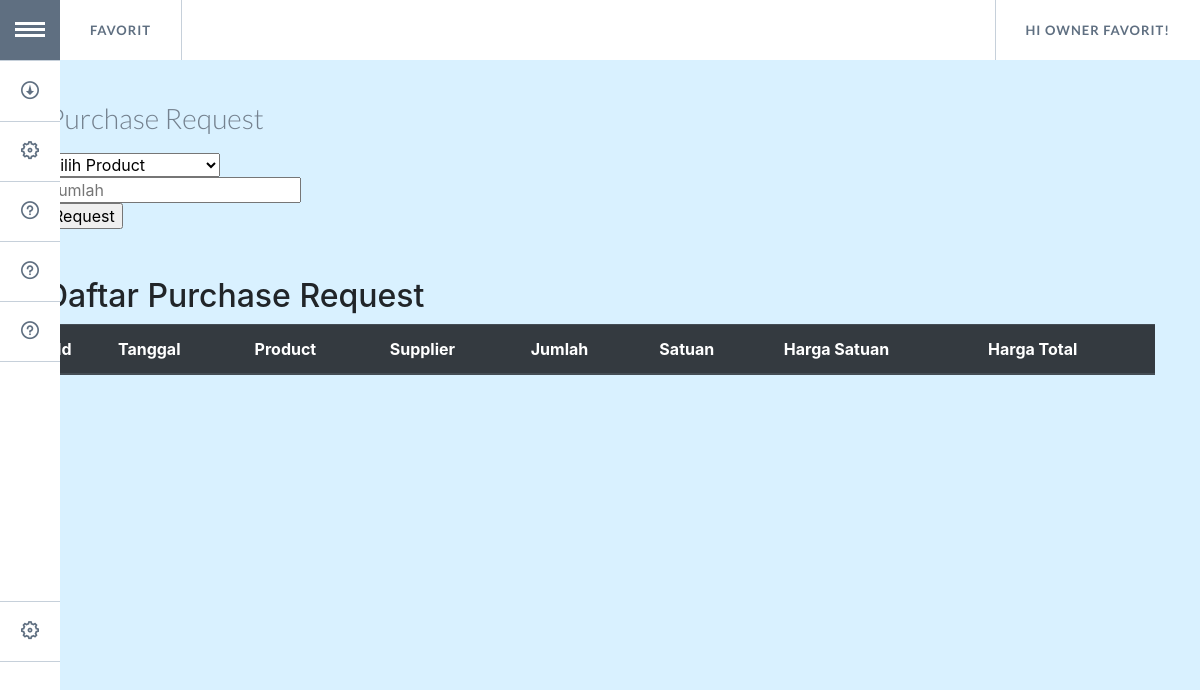
/request.php (signed in), run on an earlier commit of the app's database.
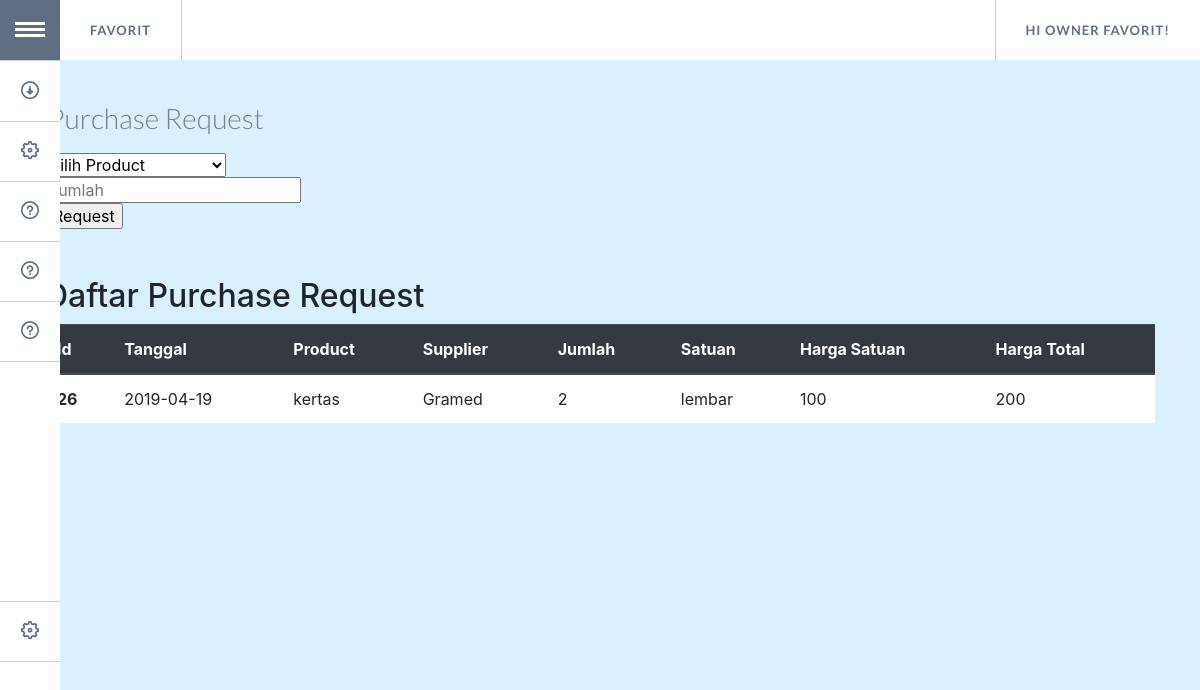
And on a later commit of the database.
### tables this page shows
CREATE TABLE `user` (
  `id_user` int(20) NOT NULL,
  `username` varchar(20) NOT NULL,
  `password` varchar(10) NOT NULL,
  `nama` varchar(20) NOT NULL
);

CREATE TABLE `purchase_order` (
  `id_demand` int(5) NOT NULL,
  `tgl` date NOT NULL,
  `id_item` int(5) NOT NULL,
  `qty_demand` int(10) NOT NULL,
  `sum_demand` int(20) NOT NULL,
  `status` int(1) NOT NULL
);

CREATE TABLE `product` (
  `id_item` int(5) NOT NULL,
  `id_supplier` int(5) NOT NULL,
  `nama_item` varchar(50) NOT NULL,
  `jumlah_item` int(250) NOT NULL,
  `satuan` varchar(7) NOT NULL,
  `harga_satuan` int(20) NOT NULL
);

CREATE TABLE `suppliers` (
  `id_supplier` int(5) NOT NULL,
  `nama_supplier` varchar(40) NOT NULL,
  `email` varchar(60) DEFAULT NULL,
  `alamat` varchar(100) DEFAULT NULL,
  `no_hp` int(14) DEFAULT NULL,
  `sisa_tagihan` int(20) DEFAULT NULL
);

### request.php (the view, shortened to what this page needs)
<!DOCTYPE html>
<html lang="en" class="no-js">
	<head>
        <link rel="stylesheet" href="https://stackpath.bootstrapcdn.com/bootstrap/4.3.1/css/bootstrap.min.css">
		<link rel="stylesheet" type="text/css" href="assets/GoogleNexusWebsiteMenu/css/normalize.css" />
		<link rel="stylesheet" type="text/css" href="assets/GoogleNexusWebsiteMenu/css/style.css" />
		<link rel="stylesheet" type="text/css" href="assets/GoogleNexusWebsiteMenu/css/component.css" />
	</head>
	<body>
	<?php
	include 'koneksi_model.php';
	if (!isset($_SESSION["sukses"]) and !isset($_SESSION["username"]) and !isset($_SESSION["password"])) {
		die("silahkan login <a href='login_page.php'>disini</a>");
	}else
		{
			$sql= "SELECT nama FROM user WHERE username='".$_SESSION["username"]."'";
			$query= mysqli_query($conn,$sql);
			$result= mysqli_fetch_array($query);
			$hello = $result[0];
		}
?>
		<div class="container">
			<ul id="gn-menu" class="gn-menu-main">
				<li class="gn-trigger">
					<a class="gn-icon gn-icon-menu"><span>Menu</span></a>
					<nav class="gn-menu-wrapper">
						<div class="gn-scroller">
							<ul class="gn-menu">
								<li><a class="gn-icon gn-icon-download" href='hutang.php'>Account Payable</a></li>
								<li><a class="gn-icon gn-icon-cog" href='Request.php'>Purchase Request</a></li>
								<li><a class="gn-icon gn-icon-help" href='produk.php'>Product</a></li>
								<li><a class="gn-icon gn-icon-help" href='supplier.php'>Supplier</a></li>
								<li><a class="gn-icon gn-icon-help"href='acc.php'>Approval</a></li>
								<li><br><br><br><br></li>
								<li><a class="gn-icon gn-icon-cog" href='logout.php'>Logout</a></li>
							</ul>
						</div>
					</nav>
				</li>
				<li><a href='mainMenu.php'>Favorit</a></li>
				<li><a><span>Hi <?php echo $hello ?>!</span></a></li>
			</ul>
			<header>
				<h1> <span>Purchase Request</span></h1>
			</header>
			<div>
			<select name="request" form="request">
			<option  selected value="">Pilih Product</option>
			</select>
			<form method="POST" class="mainform" enctype="multipart/form-data" id="request">
			<input type="number" name="qty_demand" placeholder="Jumlah" min="1">
			<br>
			<input type="submit" name="Pilih" value="Request">
			</form>
			</div>
			<div>
			<br><br>
			<h2> <span> Daftar Purchase Request</span></h2>
			<table class="table">
				<thead class="thead-dark">
					<tr>
						<th scope="col">Id</th>
						<th scope="col">Tanggal</th>
						<th scope="col">Product</th>
						<th scope="col">Supplier</th>
						<th scope="col">Jumlah</th>
						<th scope="col">Satuan</th>
						<th scope="col">Harga Satuan</th>
						<th scope="col">Harga Total</th>
					</tr>
				</thead>
			<?php
				$sql3= "SELECT purchase_order.id_demand,purchase_order.tgl,product.nama_item,suppliers.nama_supplier,purchase_order.qty_demand,product.satuan,product.harga_satuan,purchase_order.sum_demand FROM purchase_order LEFT JOIN product ON purchase_order.id_item =product.id_item LEFT JOIN suppliers ON product.id_supplier=suppliers.id_supplier WHERE purchase_order.status=0";
				$query3= mysqli_query($conn,$sql3);
				while ($hsl3= mysqli_fetch_assoc($query3)){
			?>
				<tr>
					<th style="background: white" scope ="row"><?php echo $hsl3['id_demand'];?></th>
					<td style="background: white"><?php echo $hsl3['tgl'];?></td>
					<td style="background: white"><?php echo $hsl3['nama_item'];?></td>
					<td style="background: white"><?php echo $hsl3['nama_supplier'];?></td>
					<td style="background: white"><?php echo $hsl3['qty_demand'];?></td>
					<td style="background: white"><?php echo $hsl3['satuan'];?></td>
					<td style="background: white"><?php echo $hsl3['harga_satuan'];?></td>
					<td style="background: white"><?php echo $hsl3['sum_demand'];?></td>
				</tr>
			<?php
				}
			?>
			</table>
			</div>
		</div>
</body>
</html>

### assets/GoogleNexusWebsiteMenu/css/style.css (style rules this page uses)
body { background: #d9f1ff; }
.container > header, .codrops-top { color: #fff; font-family: 'Lato', Arial, sans-serif; }
.container > header { padding-top: 100px; }
.container > header h1 { font-size: 3.2em; line-height: 1.3; margin: 0; font-weight: 300; }
.container > header span { display: block; font-size: 55%; color: #74818e; padding: 0 0 0.6em 0.1em; }

What changed in the data, as far as the page shows it:
added purchase_order: id_demand "26", tgl "2019-04-19", id_item.nama_item "kertas", suppliers.nama_supplier "Gramed", qty_demand "2", id_item.satuan "lembar", id_item.harga_satuan "100", sum_demand "200"
